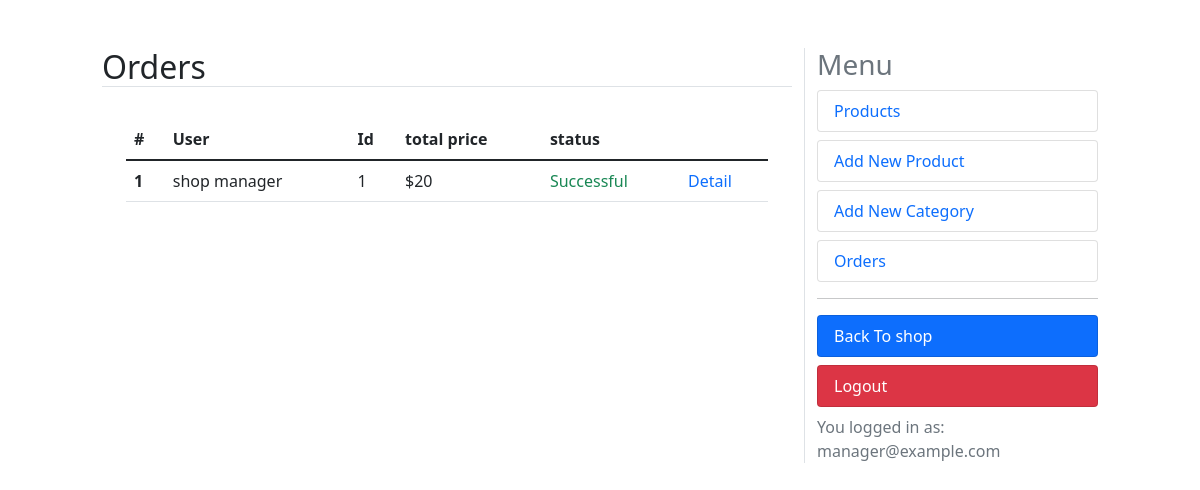
/dashboard/orders (signed in), run on an earlier commit of the app's database.
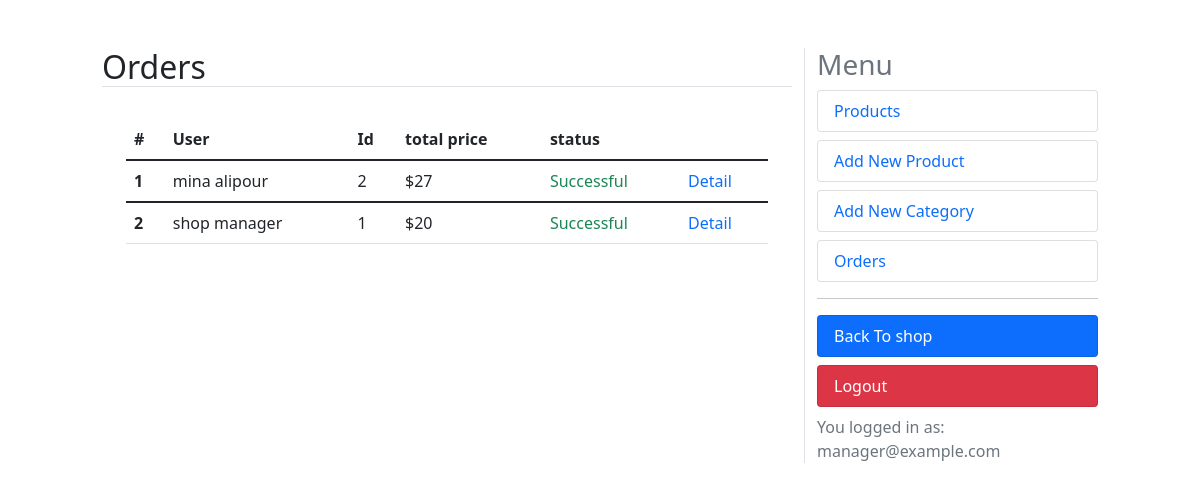
And on a later commit of the database.
### orders/models.py (models this page shows, shortened)
class Order(models.Model):
    user = models.ForeignKey(User, on_delete=models.CASCADE, related_name='orders')
    created = models.DateTimeField(auto_now_add=True)
    updated = models.DateTimeField(auto_now=True)
    status = models.BooleanField(default=False)
    class Meta:
        ordering = ('-created',)
    @property
    def get_total_price(self):
        total = sum(item.get_cost() for item in self.items.all())
        return total

class OrderItem(models.Model):
    order = models.ForeignKey(Order, on_delete=models.CASCADE, related_name='items')
    product = models.ForeignKey(Product, on_delete=models.CASCADE, related_name='order_items')
    price = models.IntegerField()
    quantity = models.SmallIntegerField(default=1)
    def get_cost(self):
        return self.price * self.quantity

### accounts/models.py (models this page shows, shortened)
class User(AbstractBaseUser):
    email = models.EmailField(max_length=100, unique=True)
    full_name = models.CharField(max_length=100)
    is_admin = models.BooleanField(default=False)
    is_active = models.BooleanField(default=True)
    likes = models.ManyToManyField(Product, blank=True, related_name='likes')
    is_manager = models.BooleanField(default=False)
    objects = UserManager()
    USERNAME_FIELD = 'email'
    REQUIRED_FIELDS = ['full_name']

### dashboard/views.py (the view)
# urls.py: path('orders', views.orders, name='orders'),
@user_passes_test(is_manager)
@login_required
def orders(request):
    orders = Order.objects.all()
    context = {'title':'Orders', 'orders':orders}
    return render(request, 'orders.html', context)

### cart/utils/cart.py (called while the page is built)
    def __iter__(self):
        product_ids = self.cart.keys()
        products = Product.objects.filter(id__in=product_ids)
        cart = self.cart.copy()
        for product in products:
            cart[str(product.id)]['product'] = product
        for item in cart.values():
            item['total_price'] = int(item['price']) * int(item['quantity'])
            yield item

    def add_cart_session(self):
        cart = self.session.get(CART_SESSION_ID)
        if not cart:
            cart = self.session[CART_SESSION_ID] = {}
        return cart

### dashboard/views.py (called while the page is built)
def is_manager(user):
    try:
        if not user.is_manager:
            raise Http404
        return True
    except:
        raise Http404

### sparkle/context_processors.py (called while the page is built)
def return_cart(request):
    cart = len(list(Cart(request)))
    return {'cart_count': cart}

def return_categories(request):
    categories = Category.objects.all()
    return {'categories': categories}

### dashboard/templates/orders.html
{% extends "dashboard.html" %}
{% block content %}
<table class="table">
    <thead class="thead-dark">
      <tr>
        <th scope="col">#</th>
        <th scope="col">User</th>
        <th scope="col">Id</th>
        <th scope="col">total price</th>
        <th scope="col">status</th>
        <th scope="col"></th>
      </tr>
    </thead>
    {% for order in orders %}
    <tbody>
      <tr>
        <th scope="row">{{ forloop.counter }}</th>
        <td>{{ order.user.full_name }}</td>
        <td>{{ order.id }}</td>
        <td>${{ order.get_total_price }}</td>
        {% if order.status %}
            <td class="text-success">Successful</td>
        {% else %}
            <td class="text-danger">Canceled</td>
        {% endif %}
        <td><a href="{% url 'dashboard:order_detail' order.id %}" class="text-primary text-decoration-none">Detail</a></td>
      </tr>
    </tbody>
    {% endfor %}
  </table>
{% endblock %}

What changed in the data, as far as the page shows it:
added Order: user.full_name "mina alipour", id "2", get_total_price "27", status "Successful"
